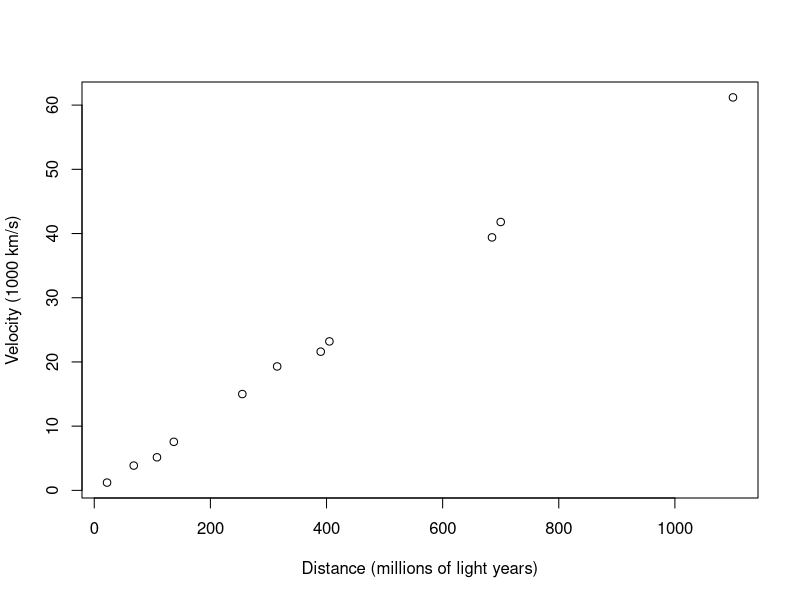

This chart was generated by the following R code:
### Q1
hubble = read.table("Hubble.txt", header=TRUE)
x = hubble$distance
y = hubble$velocity
plot (x, y, xlab="Distance (millions of light years)", ylab="Velocity (1000 km/s)")

### Q2
n = length(x)
xbar = mean(x)

sx = sqrt(sum((x-xbar)^2)/(n-1))

### Q3
sy = sd(y)
sxy = cov(x,y)
rxy = cor(x,y)

#Q4 
# Correlation is close to 1 therefore there is a strong linear relationship between x and y

#Q5
beta1hat = sxy/sx^2

# given a 1 million ligh years increase in distance is associated with an expected increase of 0.05168 velocity

### Q6
reg = lm(y~x)
res = reg$residuals

### Q7
RSS = sum((res)^2)
sigmasquare = RSS/(n-2)

### Q8
estimate_stderr_b1hat = sqrt((sigmasquare)^2 / sum((x-xbar)^2))
round(estimate_stderr_b1hat, 6)

### Q9
estimate_stderr_b0hat = sqrt((sigmasquare)^2*(1/n + xbar^2/sum((x-xbar)^2)))
round(estimate_stderr_b0hat, 6)

### Q10
summary(reg)
